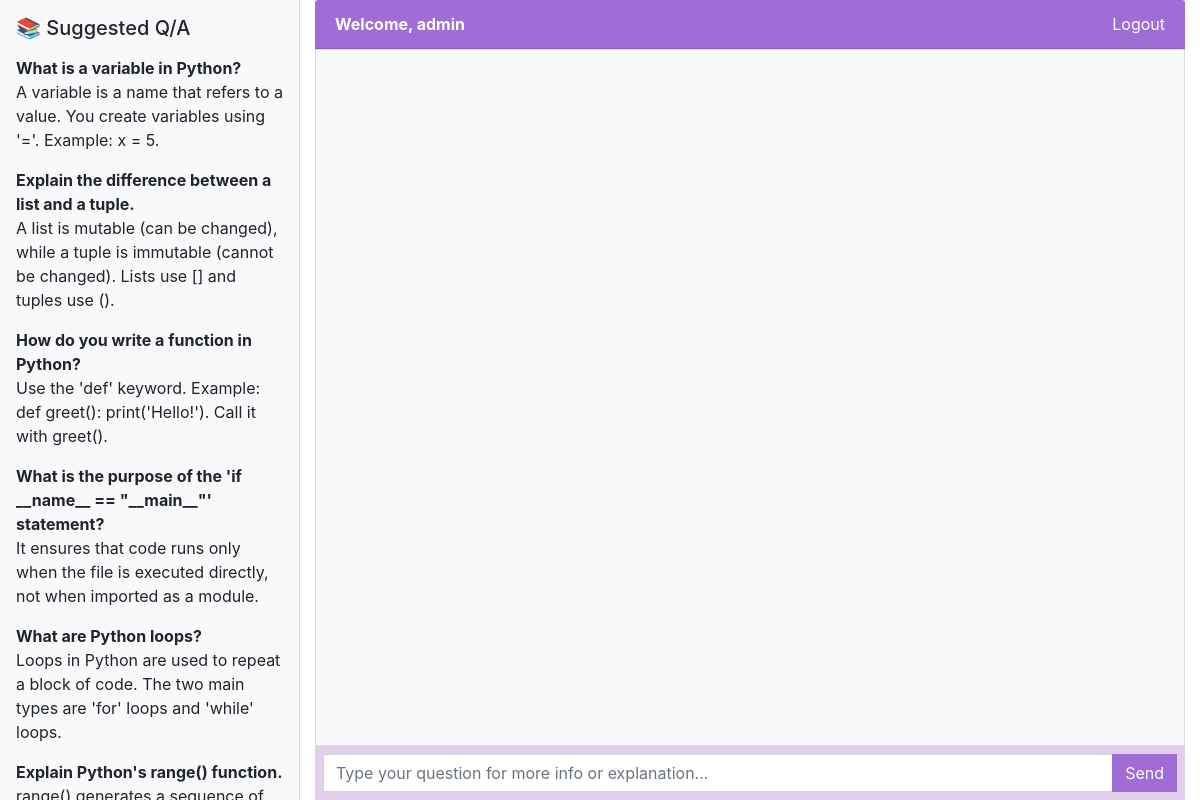
Screenshot of / (signed in) with the database file from the repository.
### chatbot/models.py (models this page shows, shortened)
class Chat(models.Model):
    user = models.ForeignKey(User, on_delete=models.CASCADE)
    message = models.TextField()
    response = models.TextField()
    created_at = models.DateTimeField(auto_now_add=True)

### chatbot/views.py (the view, shortened to what this page needs)
# urls.py: path('', views.chatbot, name='chatbot'),
def chatbot(request):
    authenticated = request.user.is_authenticated
    chats = Chat.objects.filter(user=request.user) if authenticated else None
    return render(request, 'chatbot.html', {
        'chats': chats,
        'questions_and_answers': PREDEFINED_RESPONSES,
        'authenticated': authenticated,
        'chat_saving_message': "Your chats won't be saved unless you log in." if not authenticated else ""
    })

### templates/chatbot.html (shortened to what this page needs)
{% extends 'base.html' %}
{% block content %}
<div class="container-fluid" style="height: 100vh;">
  <div class="row h-100">
    <div class="col-md-3 p-3 bg-light desktop-only suggested-questions" style="overflow-y: auto; border-right: 1px solid #ddd;">
      <h5 class="mb-3">📚 Suggested Q/A</h5>
      <ul class="list-unstyled">
        {% for question, answer in questions_and_answers.items %}
        <li class="mb-3">
          <strong>{{ question }}</strong>
          <p>{{ answer }}</p>
        </li>
        {% endfor %}
      </ul>
    </div>
    <div class="col-md-9 d-flex flex-column h-100">
      <div class="card-header text-white" style="background-color: #a06cd5;">
        <div class="d-flex justify-content-between">
          <b>Welcome, {{ user.username }}</b>
          <div class="auth-links">
            {% if authenticated %}
            <a style="color: white" href="logout">Logout</a>
            {% else %}
            <a style="color: white" href="login">Login</a>
            <a style="color: white" href="register">Register</a>
            {% endif %}
          </div>
        </div>
      </div>
      <div class="flex-grow-1 p-3" id="chat-box" style="overflow-y: auto; background: #f8f9fa; border: 1px solid #ddd;">
      </div>
      <form class="message-form p-2" style="background-color: #e2cfea;">
        <div class="input-group">
          <input type="text" class="form-control message-input" placeholder="Type your question for more info or explanation..." />
          <button type="submit" class="btn btn-primary btn-send" style="background-color: #a06cd5; border-color: #a06cd5;">
            Send
          </button>
        </div>
      </form>
    </div>
  </div>
</div>
{% endblock %}

### templates/base.html (shortened to what this page needs)
<!DOCTYPE html>
<html lang="en">
  <head>
    <link
      rel="stylesheet"
      href="https://stackpath.bootstrapcdn.com/bootstrap/4.3.1/css/bootstrap.min.css"
    />
  </head>
  <body>
    {% block content %}{% endblock %}
  </body>
</html>

### templates/chatbot.html (style rules this page uses)
body, html { height: 100%; }
.message-input { flex: 1; border-radius: 0; border-right: none; }
.btn-send { border-radius: 0; }
.suggested-questions { max-height: 100%; overflow-y: auto; }

### rows the page displays
Chat: message "What are Python loops?", response "Loops in Python are used to repeat a block of code. The two main types are 'for' loops and 'while' loops."

### other values shown
{{ question }} "What is a variable in Python?" "Explain the difference between a list and a tuple." "How do you write a function in Python?" "What is the purpose of the 'if __name__ == \"__main__\"' statement?" "Explain Python's range() function."
{{ answer }} "A variable is a name that refers to a value. You create variables using '='. Example: x = 5." "A list is mutable (can be changed), while a tuple is immutable (cannot be changed). Lists use [] and tuples use ()." "Use the 'def' keyword. Example: def greet(): print('Hello!'). Call it with greet()." "It ensures that code runs only when the file is executed directly, not when imported as a module."
{{ user.username }} "admin"
